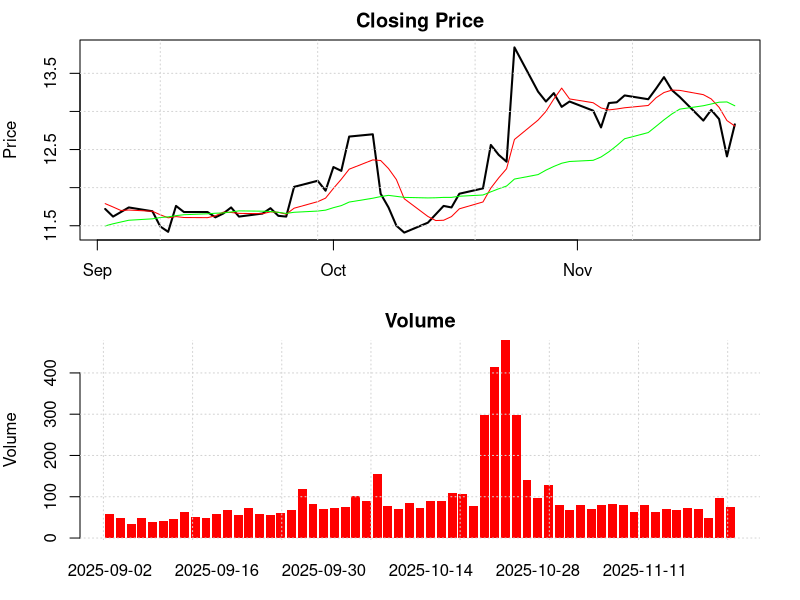

Write the R code that produced this figure.
rm(list=ls())
stocks <- read.csv("./Ford.csv")
stocks$Date <- as.Date(stocks$Date,format="%m/%d/%Y")
# Rename columns
colnames(stocks) <- c("Date","Close","Open","High","Low", "Volume","Change")

# Calculate Rolling Means



# 5 Days
stocks$SMA5 <- stats::filter(stocks$Close,
                             rep(1/5, 5),sides = 1)
# 7 Days
stocks$SMA7 <- stats::filter(stocks$Close,
                             rep(1/7, 7),sides = 1)
# 9 Days
stocks$SMA9 <- stats::filter(stocks$Close,
                             rep(1/9, 9),sides = 1)

# 20 Days
stocks$SMA20 <- stats::filter(stocks$Close, rep(1/20, 20), sides = 1)

# 50 Days
stocks$SMA50 <- stats::filter(stocks$Close,
                              rep(1/50, 50),
                              sides = 1)

# 100 Days
stocks$SMA100 <- stats::filter(stocks$Close,
                              rep(1/100, 100),
                              sides = 1)

# 200 Days
stocks$SMA200 <- stats::filter(stocks$Close,
                              rep(1/200, 200),
                              sides = 1)
# Plot close and Volume
quarter <- subset(stocks,Date >='2025-09-01')
# Two-panel layout
par(mfrow = c(2,1), mar = c(3,4,2,2))

# --- Top Panel: Closing Price Line ---
plot(
  quarter$Date,
  quarter$Close,
  type = "l",
  col = "black",
  lwd = 2,
  main = "Closing Price",
  xlab = "",
  ylab = "Price"
)
lines(quarter$Date,quarter$SMA5,col="red")
lines(quarter$Date,quarter$SMA20,col="green")
grid()

# --- Bottom Panel: Volume Bars ---
barplot(
  quarter$Volume,
  names.arg = quarter$Date,
  col = "red",
  border = NA,
  main = "Volume",
  xlab = "Date",
  ylab = "Volume",
  axes = TRUE
)
grid()